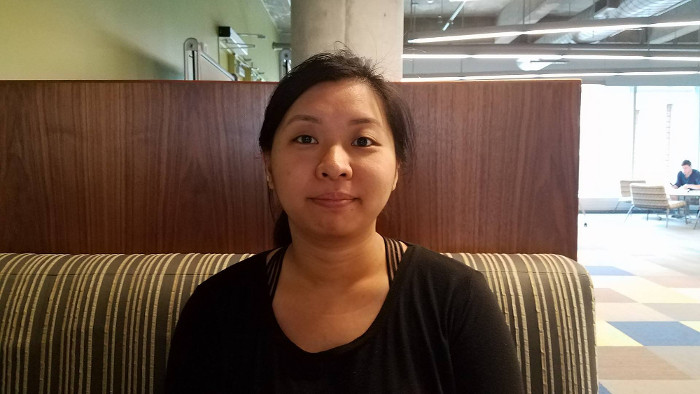
#> input picture static/jack1.jpg, 700 x 394 px
$ python examples_generator.py   (older library calls are emulated)
#> lines starting #> are read from the running program, lines starting #| are printed output that depends on the picture
### image.py
import numpy as np
import scipy.misc
import scipy.ndimage
import cv2
from PIL import Image as PILImage


class Image:
    def __init__(self, array=None, transposed=False):
        self._array = array
        self.greyscale_coeffs = [.299, .587, .144]
        self.transposed = transposed
        self.greyscale_image = None
        self.sobel_image = None
        self.min_energy_image = None

    @property
    def array(self):
        """
        :return: the image array (transposed if needed)
        """
        if self.transposed:
            if self.dim == 3:
                return self._array.transpose(1, 0, 2)
            else:
                return self._array.transpose(1, 0)
        return self._array

    @property
    def width(self):
        if self.transposed:
            return self._array.shape[0]
        return self._array.shape[1]

    @property
    def height(self):
        if self.transposed:
            return self._array.shape[1]
        return self._array.shape[0]

    # [5 lines left out: function dim, not called in this run]

    @classmethod
    def from_image(cls, image):
        return cls(image.array, image.transposed)

    @classmethod
    def from_image_array(cls, array, transposed=False):
        return cls(array, transposed)

    @classmethod
    def from_file(cls, image_file):
#> called with image_file = 'static/jack1.jpg'
        return cls(scipy.misc.imread(image_file))
#> in __init__, self._array is the input picture: shape (394, 700, 3); mean R, G, B 118.8, 99.3, 84.4

    @property
    def greyscale(self):
        """
        :return: greyscale image transposed if needed
        """
        if not self.greyscale_image:
            self.greyscale_image = np.dot(self.array[:, :, :3], self.greyscale_coeffs)
        return self.greyscale_image

    @property
    def energy(self):
        """
        Based on http://stackoverflow.com/questions/7185655/applying-the-sobel-filter-using-scipy#1
        """
        if not self.sobel_image:

            # greyscale = self.greyscale.astype('int32')

            #TODO: Add Facial rec here
            greyscale = self.greyscale.astype(np.uint8)

            face_cascade = cv2.CascadeClassifier('haarcascade_frontalface_default.xml')
            faces = face_cascade.detectMultiScale(greyscale, 1.2, 5)
            for (x,y,w,h) in faces:
                cv2.rectangle(greyscale,(x,y),(x+w,y+h),(0,0,0),-1)

            greyscale = greyscale.astype('int32')

            dx = scipy.ndimage.sobel(greyscale, 0)  # horizontal derivative
            dy = scipy.ndimage.sobel(greyscale, 1)  # vertical derivative
            self.sobel_image = np.hypot(dx, dy)  # magnitude
            self.sobel_image *= 255.0 / np.max(self.sobel_image)  # normalize
        return self.sobel_image

    @property
    def min_energy(self):
        """
        Converts energy values to cumulative energy values
        """
        if not self.min_energy_image:
            image = self.energy
            self.min_energy_image = np.zeros((self.height, self.width))
            self.min_energy_image[0][:] = image[0][:]

            for i in range(self.height):
                for j in range(self.width):
                    if i == 0:
                        self.min_energy_image[i, j] = image[i, j]
                    elif j == 0:
                        self.min_energy_image[i, j] = image[i, j] + min(
                            self.min_energy_image[i - 1, j],
                            self.min_energy_image[i - 1, j + 1]
                        )
                    elif j == self.width - 1:
                        self.min_energy_image[i, j] = image[i, j] + min(
                            self.min_energy_image[i - 1, j - 1],
                            self.min_energy_image[i - 1, j]
                        )
                    else:
                        self.min_energy_image[i, j] = image[i, j] + min(
                            self.min_energy_image[i - 1, j - 1],
                            self.min_energy_image[i - 1, j],
                            self.min_energy_image[i - 1, j + 1]
                        )
        return self.min_energy_image

    # [15 lines left out: function debug, not called in this run]

    def save(self, filename):
        im = PILImage.fromarray(self.array.astype('uint8'))
        im.save(filename)

### seam_carving.py
import numpy as np

from image import Image
from animation_maker import AnimationMaker


class SeamCarver:
    def __init__(self, image_file):
        self.image = Image.from_file(image_file)
        self.debug_animation = AnimationMaker()

    def seams(self, n):
        """
        Finds the n minimum seams in the image
        :param n: the number of paths to be found
        :return a list of Image objects, each containing the a path, sorted ascending
        """
        image = self.image.min_energy
        seams_found = []
        for iteration in range(n):
            seam_image = np.zeros((self.image.height, 1))
            for i in reversed(range(0, self.image.height)):
                if i == self.image.height - 1:
                    value = min(image[i, :])
                    j = np.where(image[i][:] == value)[0][0]
                else:
                    if seam_image[i + 1, 0] == 0:
                        tmp = [
                            float("Inf"),
                            image[i, seam_image[i + 1, 0]],
                            image[i, seam_image[i + 1, 0] + 1]
                        ]
                    elif seam_image[i + 1, 0] == self.image.width - 1:
                        tmp = [
                            image[i, seam_image[i + 1, 0] - 1],
                            image[i, seam_image[i + 1, 0]],
                            float("Inf")
                        ]
                    else:
                        tmp = [
                            image[i, seam_image[i + 1, 0] - 1],
                            image[i, seam_image[i + 1, 0]],
                            image[i, seam_image[i + 1, 0] + 1]
                        ]
                    j = seam_image[i+1, 0] + np.argmin(tmp) - 1
                seam_image[i, 0 ] = j
                image[i, j] = float("Inf")
            seams_found.append(Image.from_image_array(array=seam_image, transposed=self.image.transposed))
        return seams_found

    def cut_seam(self):
        seam = self.seams(1)[0]
        result = np.zeros((self.image.height, self.image.width - 1, self.image.dim))
        for i in range(0, self.image.dim):
            for j in range(0, self.image.height):
                if seam.transposed:
                    result[j, :, i] = np.append(self.image.array[j, 0: seam.array[0, j], i],
                                                self.image.array[j, seam.array[0, j] + 1: self.image.width, i]
                                                )
                else:
                    result[j, :, i] = np.append(self.image.array[j, 0: seam.array[j, 0], i],
                                                self.image.array[j, seam.array[j, 0] + 1: self.image.width, i]
                                                )
        debug_image = self.image.debug(seam)
        self.debug_animation.add(Image.from_image_array(debug_image, transposed=self.image.transposed))

        if self.image.transposed:
            result = result.transpose(1, 0, 2)

        return Image.from_image_array(array=result, transposed=self.image.transposed)

    # [20 lines left out: function add_seam, not called in this run]

    def cut_seams(self, desired_width):
#> called with desired_width = 450
        iterations = self.image.width - desired_width
#> iterations = 250
        current_iteration = 0
        while current_iteration < iterations:
            #print("Resizing from %s to %s" % (self.image.width, self.image.width-1))
            self.image = self.cut_seam()
            current_iteration += 1
#> this loop made 1 pass
#> pass 1, in greyscale, `self.greyscale_image = np.dot(self.array[:, :, :3], self.greyscale_coe..`:
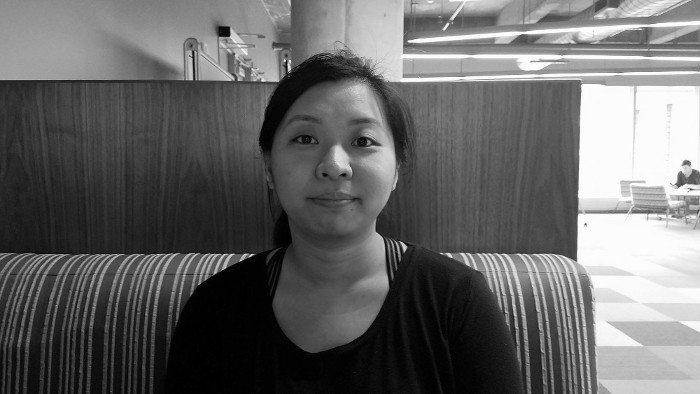
#> self.greyscale_image: shape (394, 700) float64; min 0.299, max 262.6, mean 106; drawn with min black and max white
#> pass 1, in energy, `greyscale = self.greyscale.astype(np.uint8)`:
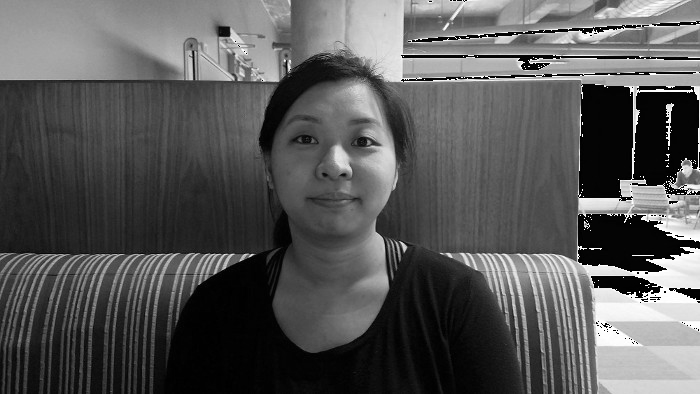
#> greyscale: shape (394, 700); min 0, max 255, mean 87.2
#> pass 1, in energy, `greyscale = greyscale.astype('int32')`:
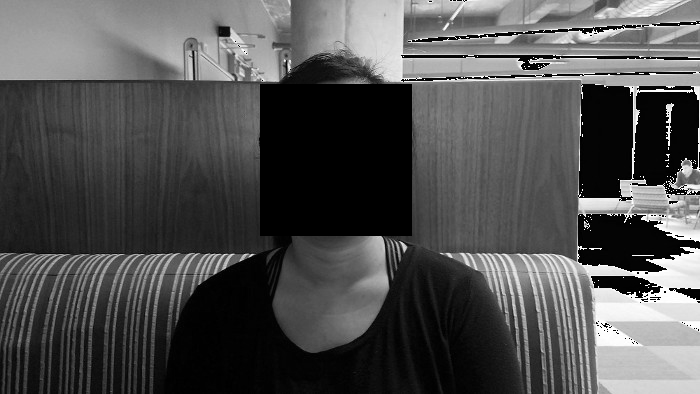
#> greyscale: shape (394, 700) int32; min 0, max 255, mean 79.9
#> pass 1, in energy, `dx = scipy.ndimage.sobel(greyscale, 0)`:
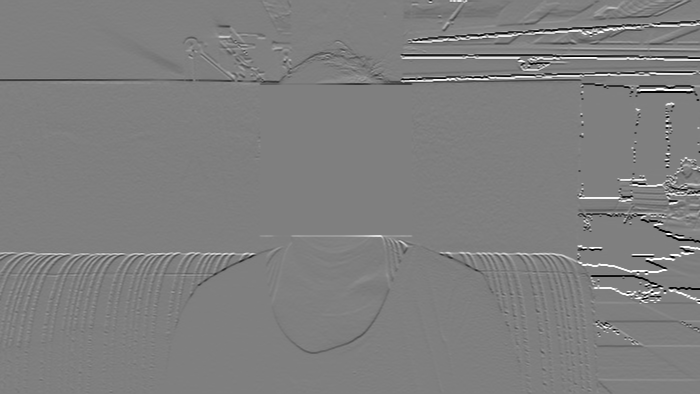
#> dx: shape (394, 700) int32; min -1020, max 1020, mean -2.1; drawn with min black and max white
#> after the loop, current_iteration = 0

    # [8 lines left out: function add_seams, not called in this run]

    def resize(self, desired_width, desired_height):
        if desired_width < self.image.width:
            self.cut_seams(desired_width)
        else:
            self.add_seams(desired_width)

        if desired_height < self.image.height:
            self.image.transposed = True
            self.cut_seams(desired_height)
            self.image.transposed = False
        else:
            self.image.transposed = True
            self.add_seams(desired_height)
            self.image.transposed = False

        return self.image

### animation_maker.py
import numpy as np
import moviepy.editor as mpy


class AnimationMaker:
    """
    Makes an animation out of a sequence of Images
    """
    def __init__(self):
        self.sequence = []
        self.max_width = 0
        self.max_height = 0
        self.max_dimensions = 0
        self.default_FPS = 25
        self.current_step = 0

    # [23 lines left out: functions add, frame, clip, not called in this run]

    def export_webm(self, filename="debug/animation.webm"):
        self.clip.write_videofile(filename, audio=False)

    def export_gif(self, filename="debug/animation.gif"):
        self.clip.write_gif(filename, fps=self.default_FPS)

### examples_generator.py
from seam_carving import SeamCarver


IMAGE_FILE = 'static/jack1.jpg'


def scale_down_example():
    sc = SeamCarver(IMAGE_FILE)
    image = sc.resize(450, 390)
    image.save("static/jack1TestWithFaceRec.jpg")
    sc.debug_animation.export_gif("static/jack1TestWithFaceRec.gif")


# [5 lines of commented-out code are left out]


if __name__ == '__main__':
#> (the run stopped early here; a loop or call above may not have finished)

$ run again, with static/jack2.jpg copied over static/jack1.jpg
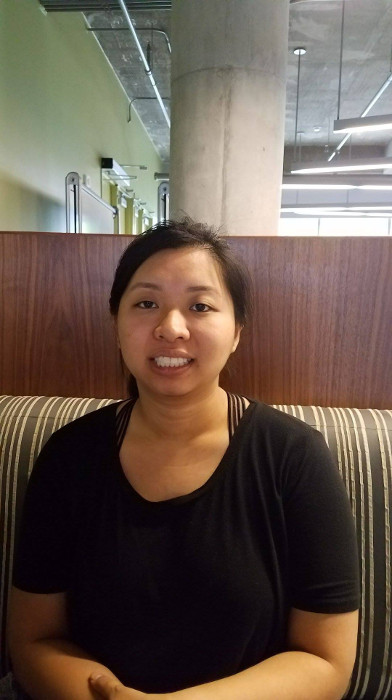
#> input picture static/jack2.jpg, 392 x 700 px
#> in __init__, self._array is the input picture: shape (700, 392, 3); mean R, G, B 104.9, 89.4, 78.2
#> faces = [[101, 250, 147, 147]]
#> the loop in energy, `for (x,y,w,h) in faces:` made 1 pass
#> after the loop in energy, `for (x,y,w,h) in faces:`:
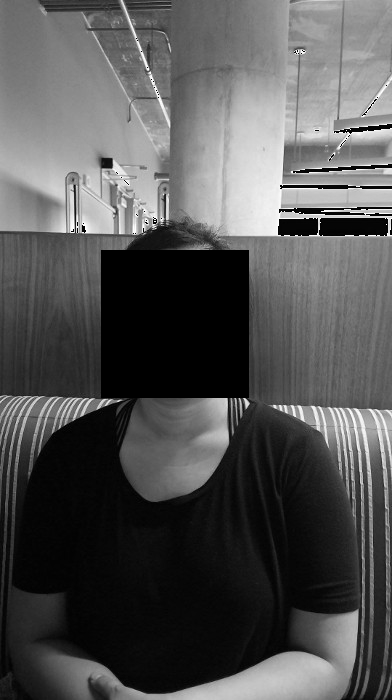
#> greyscale: shape (700, 392); min 0, max 255, mean 83.4
#> after the loop in min_energy, `for i in range(self.height):`:
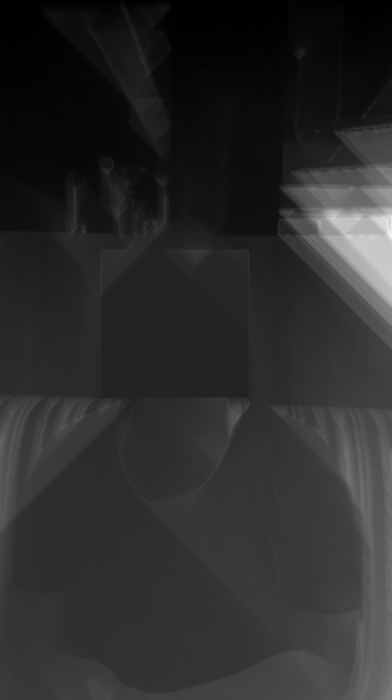
#> self.min_energy_image: shape (700, 392) float64; min 0, max 4353.3, mean 757.5; drawn with min black and max white
#> after the loop in seams, `for iteration in range(n):`: seams_found = []

$ run again, with static/bigger.jpg copied over static/jack1.jpg
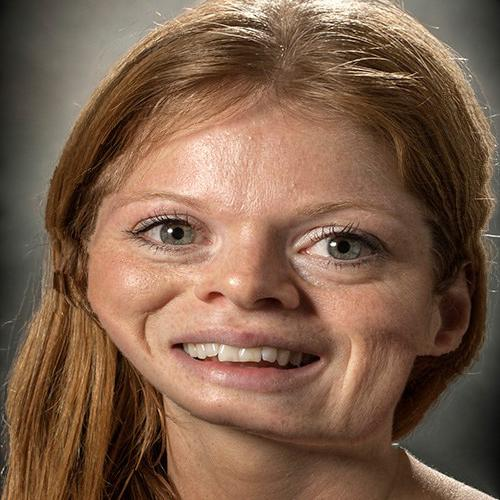
#> input picture static/bigger.jpg, 500 x 500 px
#> in __init__, self._array is the input picture: shape (500, 500, 3); mean R, G, B 125.7, 95.4, 74.8
#> the loop in cut_seams, `while current_iteration < iterations: #print("Resizing from %s to %s" ..` made 1 pass
#> pass 1, in greyscale, `self.greyscale_image = np.dot(self.array[:, :, :3], self.greyscale_coe..`:
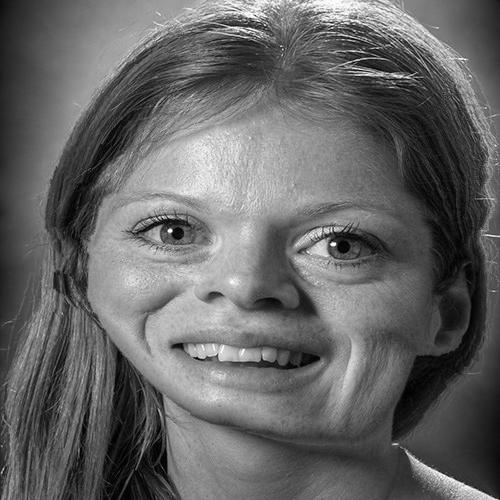
#> self.greyscale_image: shape (500, 500) float64; min 0.299, max 261.4, mean 104.3; drawn with min black and max white
#> pass 1, in energy, `dx = scipy.ndimage.sobel(greyscale, 0)`:
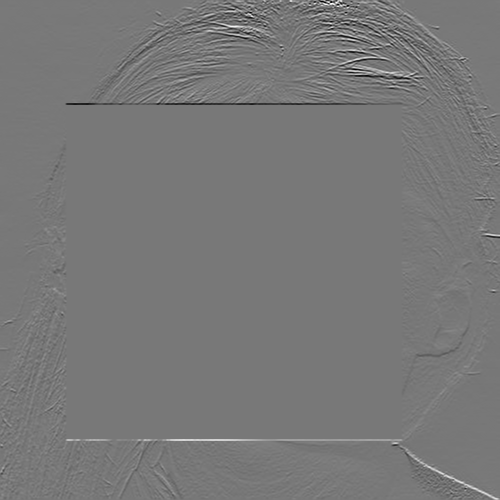
#> dx: shape (500, 500) int32; min -866, max 966, mean -0.7; drawn with min black and max white
